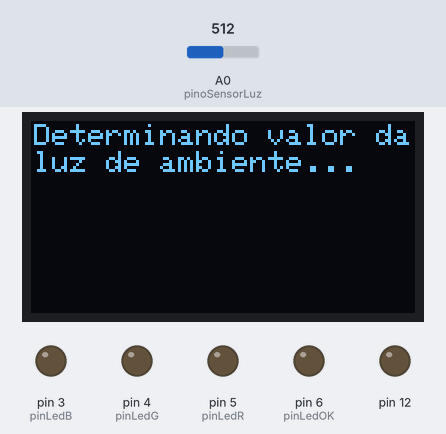
Simulated run of this sketch. Board: Arduino Uno, built with avr-gcc and run on an emulated ATmega328P. Shown: 128×64 one-colour display, output pins drawn as LEDs (lit = HIGH). The inputs (shaded band) are chosen by the test bench; at power-on: A0 (pinoSensorLuz) = 512.

Above: at 0.1 s.
At 10.2 s:
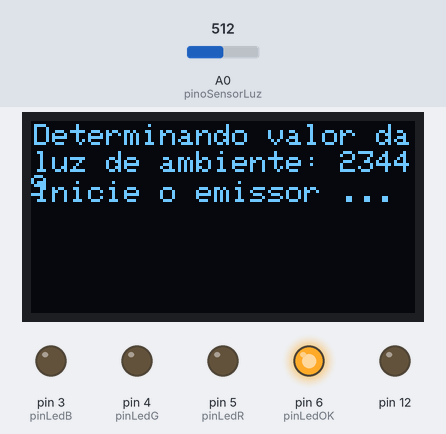
At 20.2 s:
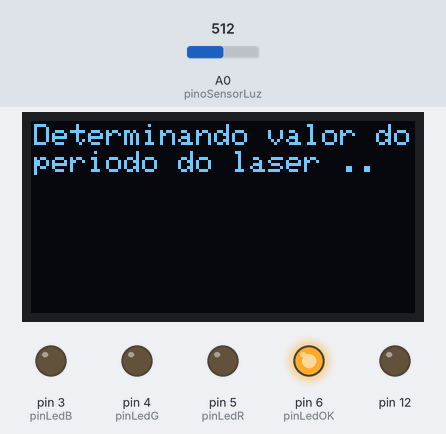
At 40.2 s:
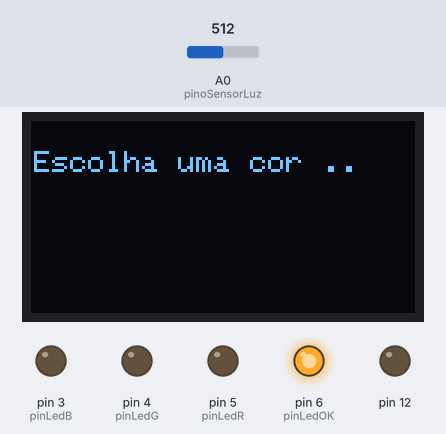
Timing chart, 0 to 41.7 s (numbered marks = the images above):
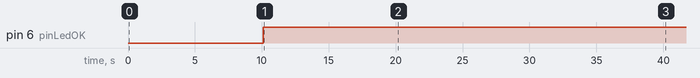

Measured:
- by itself, pin 6 (pinLedOK): LOW → HIGH at 10.1 s
- what the display in image 1 shows lasts 10.0 s, from 10.1 s to 20.1 s

The sketch:

receptor_BPW34.ino
```cpp
#include <Wire.h>
#include <Adafruit_GFX.h>
#include <Adafruit_SSD1306.h>

Adafruit_SSD1306 display = Adafruit_SSD1306();

int pinLedB  = 3;
int pinLedG  = 4;
int pinLedR  = 5;
int pinLedOK = 6;

int pinoSensorLuz = A0;        	 
int valorLuz = 0, valorLuzFundo = 0, maxValorLuz = 0, valorLuzOld;

int tempoDelay = 500, cont=0, TR, TG, TB;
unsigned long t1, t2, conta=0, tBpw, tBpwOld, dt, dtl;
bool estado = false, estadoBpw = false, estadoBpwOld = false;

unsigned long t1Local, Dc1p, Dc2p, Dc1m, Dc2m, T1, T2;
unsigned long contaP1, contaM1, contaP2, contaM2;

unsigned long tl1, tl2;

void setup() {
  // put your setup code here, to run once:
  Wire.begin();
  display.begin(SSD1306_SWITCHCAPVCC, 0x3C);
  display.setTextColor(WHITE);
  display.setTextSize(1);
  //display.setRotation(2);
  display.clearDisplay();
 
  Serial.begin(57600);
  pinMode(pinLedR,OUTPUT);
  pinMode(pinLedG,OUTPUT);
  pinMode(pinLedB,OUTPUT);
  pinMode(pinLedOK,OUTPUT);
  pinMode(12,OUTPUT);
  luzDeFondo();
  calibraLaser();
  TR = 2000/dt;
  TG = 2*TR;
  TB = 3*TR;
  t2 = millis();
  valorLuzOld = analogRead(pinoSensorLuz);

  digitalWrite(pinLedR,LOW);
  digitalWrite(pinLedG,LOW);
  digitalWrite(pinLedB,LOW);

  for (int i=0; i<10; i++){
	digitalWrite(pinLedOK,HIGH);
	delay(dt);
	digitalWrite(pinLedOK,LOW);
	delay(dt);
  }
}

void luzDeFondo(){
  //Menos luz ==> valorLuzFundo ~ 1023
  //Mais luz ==> valorLuzFundo ~ 0
  display.clearDisplay();
  display.setCursor(1,1);
  display.print("Determinando valor da");
  display.setCursor(1,10);
  display.print("luz de ambiente...");
  display.display();
  t1Local = millis();
  do{
	valorLuzFundo  += analogRead(pinoSensorLuz);
	conta += 1;
	delay(100);
  } while (millis() - t1Local < 10000);
  valorLuzFundo /= conta;
 
  display.clearDisplay();
  display.setCursor(1,1);
  display.print("Determinando valor da");
  display.setCursor(1,10);
  display.print("luz de ambiente: ");
  //display.setCursor(1,20);
  //display.print("valor: ");
  display.print(valorLuzFundo);
  display.setCursor(1,20);
  display.print("Inicie o emissor ...");
  display.display();
  digitalWrite(pinLedOK,HIGH);
  delay(10000);
  tBpwOld = millis();
}

void calibraLaser(){
  int Dp, Dm;
  long dtLocal;
    
  display.clearDisplay();
  display.setCursor(1,1);
  display.print("Determinando valor do");
  display.setCursor(1,10);
  display.print("periodo do laser ..");
  display.display();
 
  t1Local = millis();
  do {
	valorLuz  = analogRead(pinoSensorLuz) - valorLuzFundo;
	t2 = millis();
	estadoBpw = valorLuz>20;
    
	tBpw = millis();
	if (estadoBpwOld != estadoBpw){
  	if (estadoBpwOld) {
    	dtLocal = tBpw - tBpwOld;
    	Dc2p += dtLocal;
    	tBpwOld = tBpw;
    	contaP2 += 1;
    	Serial.println(dtLocal/1000.0);
  	} else{
    	dtLocal = tBpw - tBpwOld;
    	Dc2m += dtLocal;
    	tBpwOld = tBpw;
    	contaM2 += 1;
    	Serial.println(dtLocal/1000.0);
  	}
  	estadoBpwOld = estadoBpw;
	}
  } while (millis() - t1Local < 10000);

 
  dt   = (Dc2p + Dc2m) / ((contaP2 + contaM2));
  Dc2p = (float) Dc2p / (contaP2);
  Dc2m = (float) Dc2m / (contaM2);
  T2   = Dc2p + Dc2m;
    
  display.clearDisplay();
  display.setCursor(1,1);
  display.print("Periodo e Duty + e -");
  display.setCursor(1,10);
  display.print("T = ");
  display.print(T2);
  display.print(" ms");

  Dp = (int) (100.0 * (float) Dc2p / (float) T2);
  Dm = (int) (100.0 * (float) Dc2m / (float) T2);

  display.setCursor(1,20);
  display.print("D+: ");
  display.print(Dp);
  display.print("%, D-: ");
  display.print(Dm);
  display.print("%");
  display.display();
  delay(10000);
 
  display.clearDisplay();
  display.setCursor(1,10);
  display.print("Escolha uma cor ..");
  display.display();
}


void loop() {
  if (analogRead(pinoSensorLuz) - valorLuzFundo > 20){
	cont += 1;
	t1 = millis();    
	delay(2*dt);
  }
 
  dtl = millis() - t1;
  if (dtl > 10*dt){
	if (cont > 0 && cont <= TR) {
  	digitalWrite(pinLedR,HIGH);
  	lcdCor(1, cont);
	} else if (cont > TR && cont <= TG) {
  	digitalWrite(pinLedG,HIGH);
  	lcdCor(2, cont);
	}else if (cont > TG && cont <= TB) {
  	digitalWrite(pinLedB,HIGH);
  	lcdCor(3, cont);
	}
	delay(1000);
    
	Serial.print(t1);
	Serial.print(", ");
	Serial.print(millis());
	Serial.print(", ");
	Serial.print(dtl);
	Serial.print(", ");
	Serial.print(t1 - millis());
	Serial.print(", ");
	Serial.println(cont);
    
    
	digitalWrite(pinLedR,LOW);
	digitalWrite(pinLedG,LOW);
	digitalWrite(pinLedB,LOW);
	cont = 0;
	t1   = millis();
  }
}

void lcdCor(int cor, int ntrem){
  display.clearDisplay();
  display.setCursor(1,1);
  display.print("Voce clicou no botao");
  display.setCursor(1,10);
  if (cor == 1){
	display.print("verrmelho");
  } else if (cor ==  2){
	display.print("verde");
  } else if (cor ==  3){
	display.print("azul");
  }
  display.print(", trem com");
  display.setCursor(1,20);
  display.print(ntrem);
  display.print(" oscilacoes");
  display.display();
}
```
